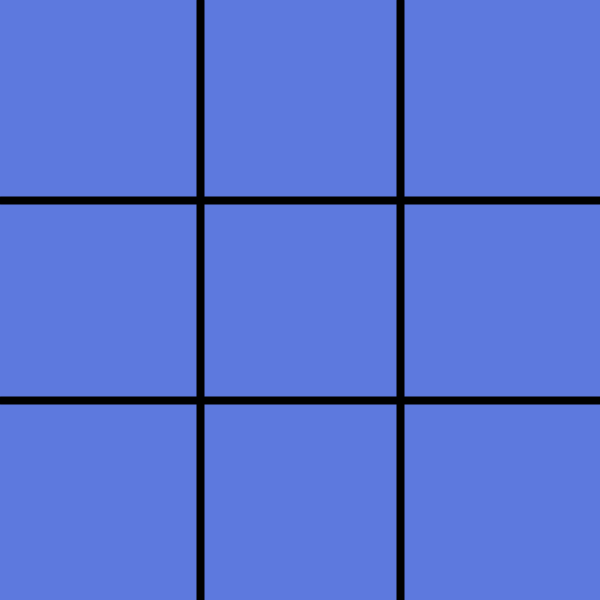
Frame 1 (no input)
Frame 60 (the mouse pressed at the canvas centre just before this capture): identical to frame 1, image omitted
Frame 120 (the mouse held since frame 60 and released just before this capture): identical to frame 1, image omitted

The Processing sketch that drew this single still picture (run headless with seeded random() and noise(); from frame 60 on, the mouse is pressed at the canvas centre):

// Processing sketch: draft_start
// ── draft_start.pde
/*
  4 lines in the shape of a hashtag so it forms 9 squares
 create two symbols/players ---> X en Y
 player can click on one of the *empty* squares and it will place their symbol on clicked square
 afterwards the game will swap to the next players turn.   wisselt steeds om van play
 
 //class Players
 //Waar kan ik een array stoppen??
 
 */


/*
Symbols--
   
 could be x and o // idk of can be
 or with ellipse and two lines
 
 Clicking--
 
 if(op square geclicked){
 checken if square is empty-
 if empty{
 place symbol
 }else{
 do fak all
 }
 }
 
 */
// class for winning???
class Grid {

  void drawMe() {
    strokeWeight(8);
    line(0, 200, 600, 200);
    line(0, 400, 600, 400);
    line(200, 0, 200, height);
    line(400, 0, 400, height);
  }
}

void setup() {
  size(600, 600);
}
void draw() {
  background(93, 121, 222);
  strokeWeight(8);
    line(0, height/3, width, height/3);
    line(0, 400, width, 400);
    line(width/3, 0, width/3, height);
    line(400, 0, 400, height);
}
/*
void mousepressed() {
  if (grid = 0) {
    //place and display player's turn- symbol
  } else if (grid =1 || grid = 2) {
    //dont allow placing... do nothing basically
  }
}
*/
